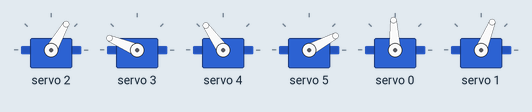
This sketch was run on a simulated Arduino Uno, built with avr-gcc and run on an emulated ATmega328P. Parts: 6 × servo. Random numbers use the default seed unless the sketch sets one; what the sketch prints to the serial monitor is not drawn.

Above: at 4.93 s.
At 10.1 s:
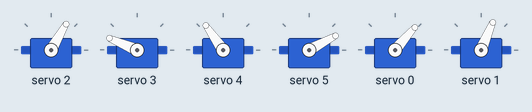
At 14.5 s:
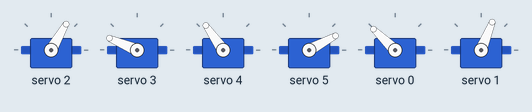
At 18.8 s:
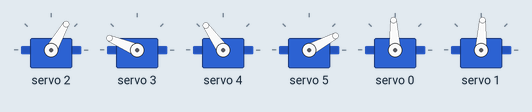
At 26.41 s:
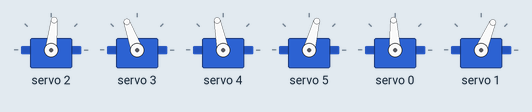
At 36.1 s:
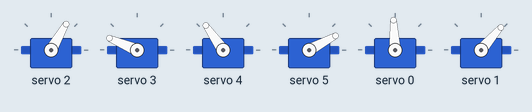
Timing chart, 0 to 40.0 s (numbered marks = the images above):
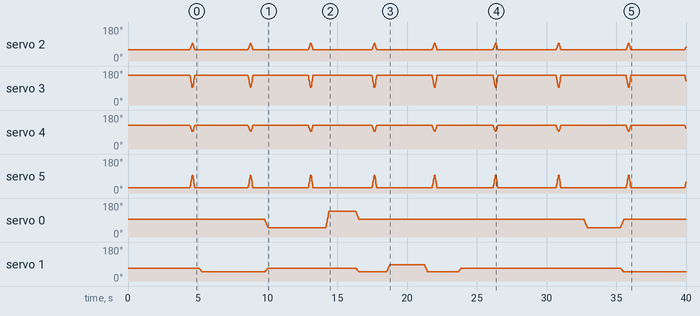

The sketch:

eyePan_Tilt.ino
```cpp
#include <Wire.h>
#include <Adafruit_PWMServoDriver.h>

Adafruit_PWMServoDriver pca = Adafruit_PWMServoDriver();

// -----------------------------
// SERVO SETUP TABLE (WITH LIMITS)
// -----------------------------
struct ServoInfo {
  const char* name;
  int channel;
  int minAngle;
  int maxAngle;
  int center;
};

ServoInfo servos[] = {
  {"Eye Pan (L/R)",        0, 40, 140, 90},   // Left=40, Right=140
  {"Eye Tilt (Up/Down)",   1, 45, 90, 67},    // Down=45, Up=90
  {"Upper Eyelid Right",   2, 60, 90, 30},    // Open=30, Closed=90
  {"Lower Eyelid Right",   3, 90, 150, 150},  // Closed=90, Open=150
  {"Upper Eyelid Left",    4, 90, 120, 150},  // Closed=90, Open=150
  {"Lower Eyelid Left",    5, 30, 90, 30}     // Open=30, Closed=90
};

const int SERVO_COUNT = sizeof(servos) / sizeof(servos[0]);

// -----------------------------
// WATCHDOG TIMER SETTINGS
// -----------------------------
unsigned long lastMoveTime = 0;
const unsigned long MOVE_TIMEOUT = 3000;
bool moveInProgress = false;

// -----------------------------
// SERVO PWM FUNCTION
// -----------------------------
void setServoAngle(uint8_t channel, float angle) {
  // Apply limits based on servo channel
  for(int i = 0; i < SERVO_COUNT; i++) {
    if(servos[i].channel == channel) {
      angle = constrain(angle, servos[i].minAngle, servos[i].maxAngle);
      break;
    }
  }

  int pulse = map(angle, 0, 180, 102, 512);
  pca.setPWM(channel, 0, pulse);
}

// -----------------------------
// DETACH SERVO (Turn off PWM)
// -----------------------------
void detachServo(uint8_t channel) {
  pca.setPWM(channel, 0, 0);
}

// -----------------------------
// DETACH ALL SERVOS
// -----------------------------
void detachAllServos() {
  for(int i = 0; i < SERVO_COUNT; i++) {
    detachServo(servos[i].channel);
  }
}

// -----------------------------
// WATCHDOG FUNCTIONS
// -----------------------------
void startWatchdog() {
  lastMoveTime = millis();
  moveInProgress = true;
}

void stopWatchdog() {
  moveInProgress = false;
}

bool checkWatchdog() {
  if(moveInProgress && (millis() - lastMoveTime > MOVE_TIMEOUT)) {
    Serial.println("⚠️ WATCHDOG TIMEOUT!");
    detachAllServos();
    moveInProgress = false;
    return false;
  }
  return true;
}

// -----------------------------
// MULTI-SERVO SYNCHRONIZED MOVE
// -----------------------------
bool smoothMoveMulti(int channels[], float fromDeg[], float toDeg[], int count, int steps, int delayMs) {
  startWatchdog();

  float step[count];
  float angles[count];

  for (int i = 0; i < count; i++) {
    step[i] = (toDeg[i] - fromDeg[i]) / float(steps);
    angles[i] = fromDeg[i];
  }

  for (int s = 0; s <= steps; s++) {
    if(!checkWatchdog()) {
      return false;
    }

    for (int i = 0; i < count; i++) {
      setServoAngle(channels[i], angles[i]);
      angles[i] += step[i];
    }
    delay(delayMs);
  }

  stopWatchdog();
  return true;
}

// -----------------------------
// NATURAL QUICK BLINK
// -----------------------------
void blinkQuick() {
  int ch[] = {2, 3, 4, 5};  // UER, LER, UEL, LEL

  // QUICK CLOSING (blink)
  float fromOpen[] = {60, 150, 120, 30};  // Eyes open
  float toClose[]  = {90,  90,  90, 90};  // Eyes closed

  if(!smoothMoveMulti(ch, fromOpen, toClose, 4, 20, 5)) {
    Serial.println("❌ Blink close failed");
    return;
  }

  delay(40);

  // SMOOTH RE-OPEN
  float fromClose[] = {90, 90, 90, 90};
  float toOpen[]    = {60, 150, 120, 30};

  if(!smoothMoveMulti(ch, fromClose, toOpen, 4, 15, 5)) {
    Serial.println("❌ Blink open failed");
  }

  delay(100);
  detachAllServos();
}

// -----------------------------
// EYE MOVEMENT - LOOK AROUND
// -----------------------------
void lookAround() {
  int ch[] = {0, 1};  // Pan, Tilt

  // Random eye position within safe limits
  float currentPan = 90;
  float currentTilt = 67;

  float targetPan = random(50, 130);   // Within 40-140 range
  float targetTilt = random(55, 85);   // Within 45-90 range

  float from[] = {currentPan, currentTilt};
  float to[] = {targetPan, targetTilt};

  if(smoothMoveMulti(ch, from, to, 2, 30, 15)) {
    Serial.print("👀 Looking at Pan:");
    Serial.print(targetPan);
    Serial.print("° Tilt:");
    Serial.print(targetTilt);
    Serial.println("°");
  }

  delay(100);
  detachAllServos();
}

// -----------------------------
// EYE MOVEMENT - LOOK AT POSITION
// -----------------------------
void lookAt(float panAngle, float tiltAngle) {
  int ch[] = {0, 1};

  // Constrain to limits
  panAngle = constrain(panAngle, 40, 140);
  tiltAngle = constrain(tiltAngle, 45, 90);

  // Get current position (assume center if unknown)
  static float currentPan = 90;
  static float currentTilt = 67;

  float from[] = {currentPan, currentTilt};
  float to[] = {panAngle, tiltAngle};

  if(smoothMoveMulti(ch, from, to, 2, 20, 10)) {
    currentPan = panAngle;
    currentTilt = tiltAngle;
  }

  delay(100);
  detachAllServos();
}

// -----------------------------
// EYE MOVEMENT - LOOK CENTER
// -----------------------------
void lookCenter() {
  lookAt(90, 67);  // Center position
  Serial.println("👁️ Eyes centered");
}

// -----------------------------
// EYE MOVEMENT - LOOK LEFT
// -----------------------------
void lookLeft() {
  lookAt(50, 67);  // Look left
  Serial.println("👁️ Looking left");
}

// -----------------------------
// EYE MOVEMENT - LOOK RIGHT
// -----------------------------
void lookRight() {
  lookAt(130, 67);  // Look right
  Serial.println("👁️ Looking right");
}

// -----------------------------
// EYE MOVEMENT - LOOK UP
// -----------------------------
void lookUp() {
  lookAt(90, 85);  // Look up
  Serial.println("👁️ Looking up");
}

// -----------------------------
// EYE MOVEMENT - LOOK DOWN
// -----------------------------
void lookDown() {
  lookAt(90, 50);  // Look down
  Serial.println("👁️ Looking down");
}

// -----------------------------
// START WITH EYES FULLY OPEN & CENTERED
// -----------------------------
bool openEyesFully() {
  startWatchdog();

  // Open eyelids
  setServoAngle(2, 60);     // UER open
  setServoAngle(3, 150);    // LER open
  setServoAngle(4, 120);    // UEL open
  setServoAngle(5, 30);     // LEL open

  // Center eyes
  setServoAngle(0, 90);     // Pan center
  setServoAngle(1, 67);     // Tilt center

  delay(200);

  if(!checkWatchdog()) {
    Serial.println("❌ Failed to open eyes");
    return false;
  }

  stopWatchdog();
  detachAllServos();
  Serial.println("✓ Eyes opened and centered");
  return true;
}

// -----------------------------
// SETUP
// -----------------------------
void setup() {
  Serial.begin(115200);
  Serial.println("\n=== Eye Control with Pan/Tilt ===");

  Wire.begin();
  pca.begin();
  pca.setPWMFreq(50);

  delay(300);
  openEyesFully();
  delay(500);

  Serial.println("Ready");
}

// -----------------------------
// LOOP - RANDOM EYE MOVEMENTS & BLINKS
// -----------------------------
void loop() {
  static unsigned long lastBlink = 0;
  static unsigned long lastLook = 0;

  unsigned long now = millis();

  // Blink every 4-6 seconds (random)
  if (now - lastBlink > random(4000, 6000)) {
    lastBlink = now;
    blinkQuick();
  }

  // Look around every 2-4 seconds (random)
  if (now - lastLook > random(2000, 4000)) {
    lastLook = now;

    // Random behavior
    int action = random(0, 6);
    switch(action) {
      case 0:
        lookCenter();
        break;
      case 1:
        lookLeft();
        break;
      case 2:
        lookRight();
        break;
      case 3:
        lookUp();
        break;
      case 4:
        lookDown();
        break;
    }
  }

  delay(50);  // Small delay
}
```
